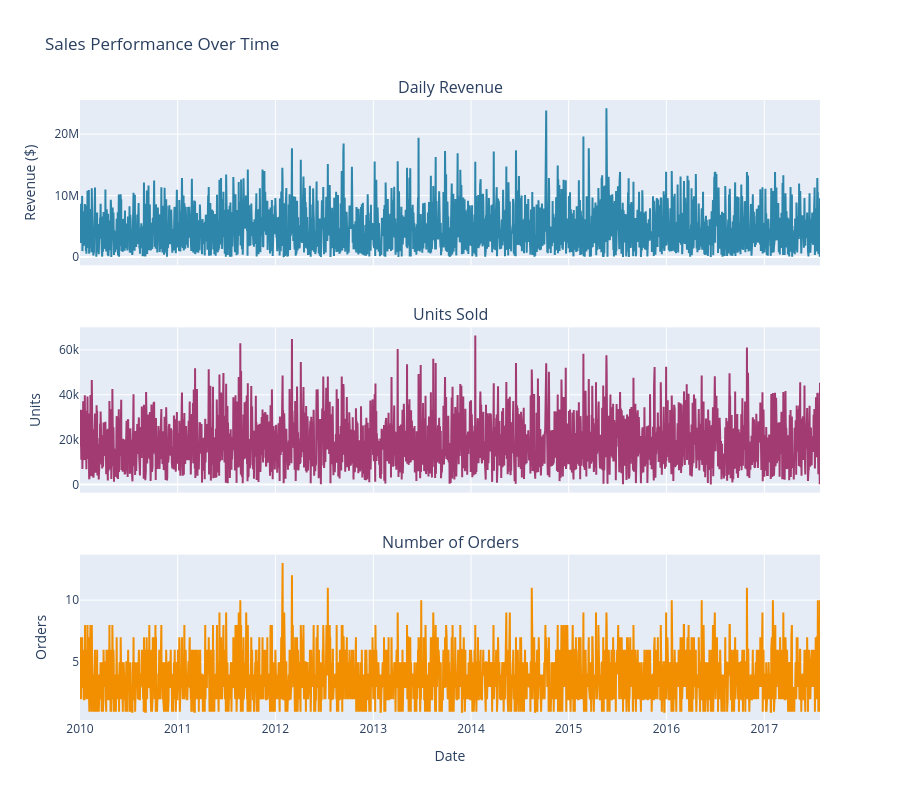

The notebook cell this image was saved under:
### Code cell
# Interactive time series visualization
daily_sales = df.groupby('Order Date').agg({
    'Total Revenue': 'sum',
    'Units Sold': 'sum',
    'Order ID': 'count'
}).reset_index()
daily_sales.columns = ['Date', 'Revenue', 'Units', 'Orders']

fig = make_subplots(
    rows=3, cols=1,
    subplot_titles=('Daily Revenue', 'Units Sold', 'Number of Orders'),
    shared_xaxes=True,
    vertical_spacing=0.1
)

# Revenue
fig.add_trace(
    go.Scatter(x=daily_sales['Date'], y=daily_sales['Revenue'],
              mode='lines', name='Revenue', line=dict(color=colors[0])),
    row=1, col=1
)

# Units
fig.add_trace(
    go.Scatter(x=daily_sales['Date'], y=daily_sales['Units'],
              mode='lines', name='Units', line=dict(color=colors[1])),
    row=2, col=1
)

# Orders
fig.add_trace(
    go.Scatter(x=daily_sales['Date'], y=daily_sales['Orders'],
              mode='lines', name='Orders', line=dict(color=colors[2])),
    row=3, col=1
)

fig.update_layout(
    height=800,
    title_text="Sales Performance Over Time",
    showlegend=False
)

fig.update_xaxes(title_text="Date", row=3, col=1)
fig.update_yaxes(title_text="Revenue ($)", row=1, col=1)
fig.update_yaxes(title_text="Units", row=2, col=1)
fig.update_yaxes(title_text="Orders", row=3, col=1)

fig.show()

### Figure 1 — Plotly figure (JSON) as saved in the notebook; plotly's stock layout.template omitted (floating-point values rounded to 4 significant figures; data arrays with more than 128 entries replaced by an {"elided": "..."} marker saying what was removed)
{"data": [{"line": {"color": "#2E86AB"}, "mode": "lines", "name": "Revenue", "type": "scatter", "x": {"elided": "2691 str values"}, "xaxis": "x", "y": {"elided": "2691 float values"}, "yaxis": "y"}, {"line": {"color": "#A23B72"}, "mode": "lines", "name": "Units", "type": "scatter", "x": {"elided": "2691 str values"}, "xaxis": "x2", "y": {"elided": "2691 int values"}, "yaxis": "y2"}, {"line": {"color": "#F18F01"}, "mode": "lines", "name": "Orders", "type": "scatter", "x": {"elided": "2691 str values"}, "xaxis": "x3", "y": {"elided": "2691 int values"}, "yaxis": "y3"}], "layout": {"annotations": [{"font": {"size": 16}, "showarrow": false, "text": "Daily Revenue", "x": 0.5, "xanchor": "center", "xref": "paper", "y": 1, "yanchor": "bottom", "yref": "paper"}, {"font": {"size": 16}, "showarrow": false, "text": "Units Sold", "x": 0.5, "xanchor": "center", "xref": "paper", "y": 0.6333, "yanchor": "bottom", "yref": "paper"}, {"font": {"size": 16}, "showarrow": false, "text": "Number of Orders", "x": 0.5, "xanchor": "center", "xref": "paper", "y": 0.2667, "yanchor": "bottom", "yref": "paper"}], "height": 800, "showlegend": false, "title": {"text": "Sales Performance Over Time"}, "xaxis": {"anchor": "y", "domain": [0, 1], "matches": "x3", "showticklabels": false}, "xaxis2": {"anchor": "y2", "domain": [0, 1], "matches": "x3", "showticklabels": false}, "xaxis3": {"anchor": "y3", "domain": [0, 1], "title": {"text": "Date"}}, "yaxis": {"anchor": "x", "domain": [0.7333, 1], "title": {"text": "Revenue ($)"}}, "yaxis2": {"anchor": "x2", "domain": [0.3667, 0.6333], "title": {"text": "Units"}}, "yaxis3": {"anchor": "x3", "domain": [0, 0.2667], "title": {"text": "Orders"}}}}
